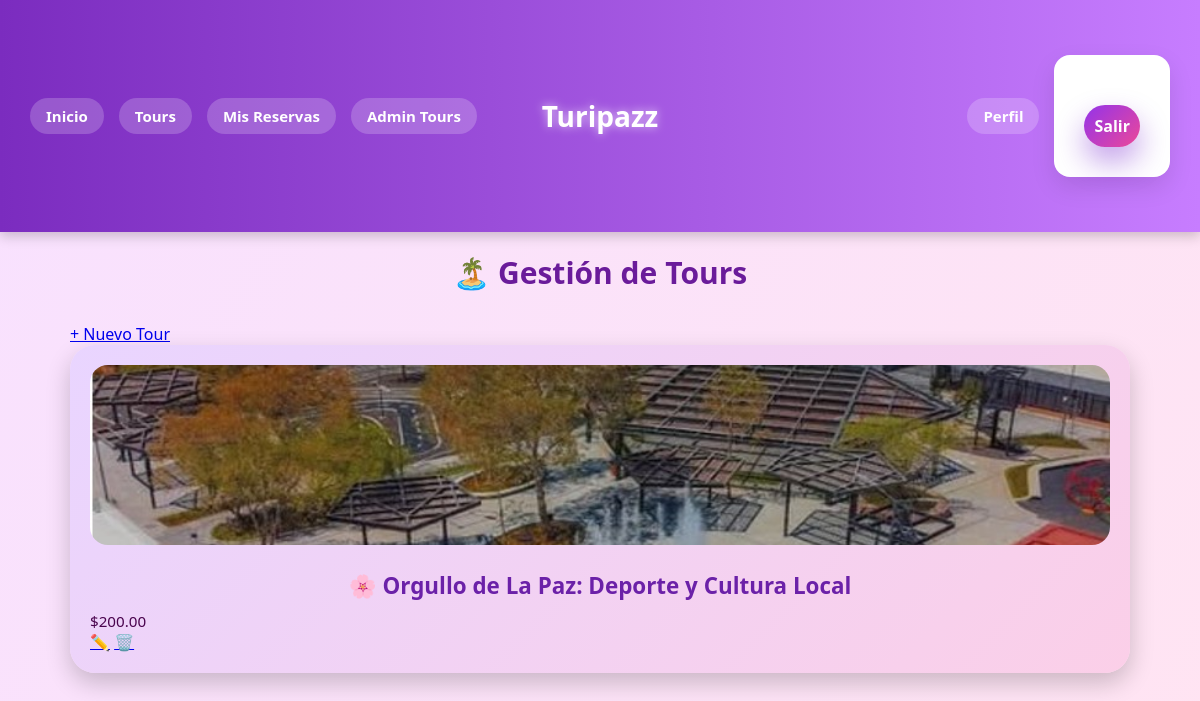
The page /admin-tours/ (signed in) on the database its author committed.
### turismo/models.py (models this page shows, shortened)
class Tour(models.Model):
    nombre = models.CharField(max_length=100)
    descripcion = models.TextField()
    precio = models.DecimalField(max_digits=8, decimal_places=2)
    imagen = models.ImageField(upload_to="tours/", blank=True, null=True)
    destacado = models.BooleanField(default=False)

### turismo/views.py (the view)
# urls.py: path('admin-tours/', views.admin_tours, name='admin_tours'),
@staff_member_required
def admin_tours(request):
    tours = Tour.objects.all()
    return render(request, 'admin_tours.html', {'tours': tours})

### turismo/templates/admin_tours.html
{% extends 'base.html' %}
{% block content %}
<h2 class="section-title">🏝️ Gestión de Tours</h2>
<a href="{% url 'crear_tour' %}" class="btn-primary">+ Nuevo Tour</a>
<div class="grid">
{% for tour in tours %}
    <div class="card">
        <img src="{{ tour.imagen.url }}">
        <h3>{{ tour.nombre }}</h3>
        <p>${{ tour.precio }}</p>
        <div class="actions">
            <a href="{% url 'editar_tour' tour.id %}">✏️</a>
            <a href="{% url 'eliminar_tour' tour.id %}">🗑️</a>
        </div>
    </div>
{% endfor %}
</div>
{% endblock %}

### turismo/static/css/styles.css (style rules this page uses)
* { margin: 0; padding: 0; box-sizing: border-box; font-family: 'Poppins', 'Segoe UI', sans-serif; }
body { background: linear-gradient(135deg, #fbc2eb, #a18cd1); min-height: 100vh; animation: bgMove 10s infinite alternate; }
h2 { margin-bottom: 25px; color: #4b0082; font-weight: 700; }
.card { background: rgba(255, 255, 255, 0.95); border-radius: 20px; padding: 25px; margin-bottom: 25px; box-shadow: 0 20px 40px rgba(106,17,203,0.25); transition: transform 0.4s, box-shadow 0.4s; animation: fadeIn 0.8s ease; }
* { margin: 0; padding: 0; box-sizing: border-box; font-family: 'Segoe UI', sans-serif; }
body { background: linear-gradient(120deg, #f8e1ff, #ffe4f2); min-height: 100vh; }
.section-title { text-align: center; font-size: 30px; color: #6a1b9a; margin-bottom: 30px; }
.card { background: white; padding: 20px; border-radius: 18px; box-shadow: 0 10px 20px rgba(0,0,0,0.1); transition: transform 0.3s ease; }
.card h3 { color: #8e24aa; margin-bottom: 10px; }
.grid { display: grid; grid-template-columns: repeat(auto-fit, minmax(280px, 1fr)); gap: 20px; }
.card { background: white; border-radius: 16px; padding: 15px; box-shadow: 0 10px 25px rgba(0,0,0,.15); transition: transform .3s; }
.card img { width: 100%; border-radius: 12px; }
.card { background: linear-gradient(135deg, #d8b4f8, #fbcfe8); border-radius: 20px; padding: 20px; margin-bottom: 20px; box-shadow: 0 8px 20px rgba(0,0,0,0.15); transition: transform 0.3s ease; }
.card h3 { color: #6b21a8; text-align: center; font-size: 1.4rem; }
.card p { color: #4a044e; font-size: 1rem; text-align: justify; }
.card img { width: 100%; border-radius: 15px; margin-bottom: 10px; }
.card { min-width: 300px; scroll-snap-align: center; background: linear-gradient(135deg, #e9d5ff, #fbcfe8); border-radius: 25px; padding: 20px; box-shadow: 0 10px 25px rgba(0,0,0,0.2); transition: transform 0.4s ease; }
.card img { width: 100%; height: 180px; object-fit: cover; border-radius: 18px; margin-bottom: 10px; }
.card h3 { text-align: center; color: #6b21a8; margin: 10px 0; }
.card p { color: #4a044e; font-size: 0.95rem; }
.grid { display: grid; grid-template-columns: repeat(auto-fit, minmax(280px, 1fr)); gap: 20px; margin-bottom: 50px; }

### rows shown on the page
Tour: imagen (picture), nombre "🌸 Orgullo de La Paz: Deporte y Cultura Local", precio "200.00"
